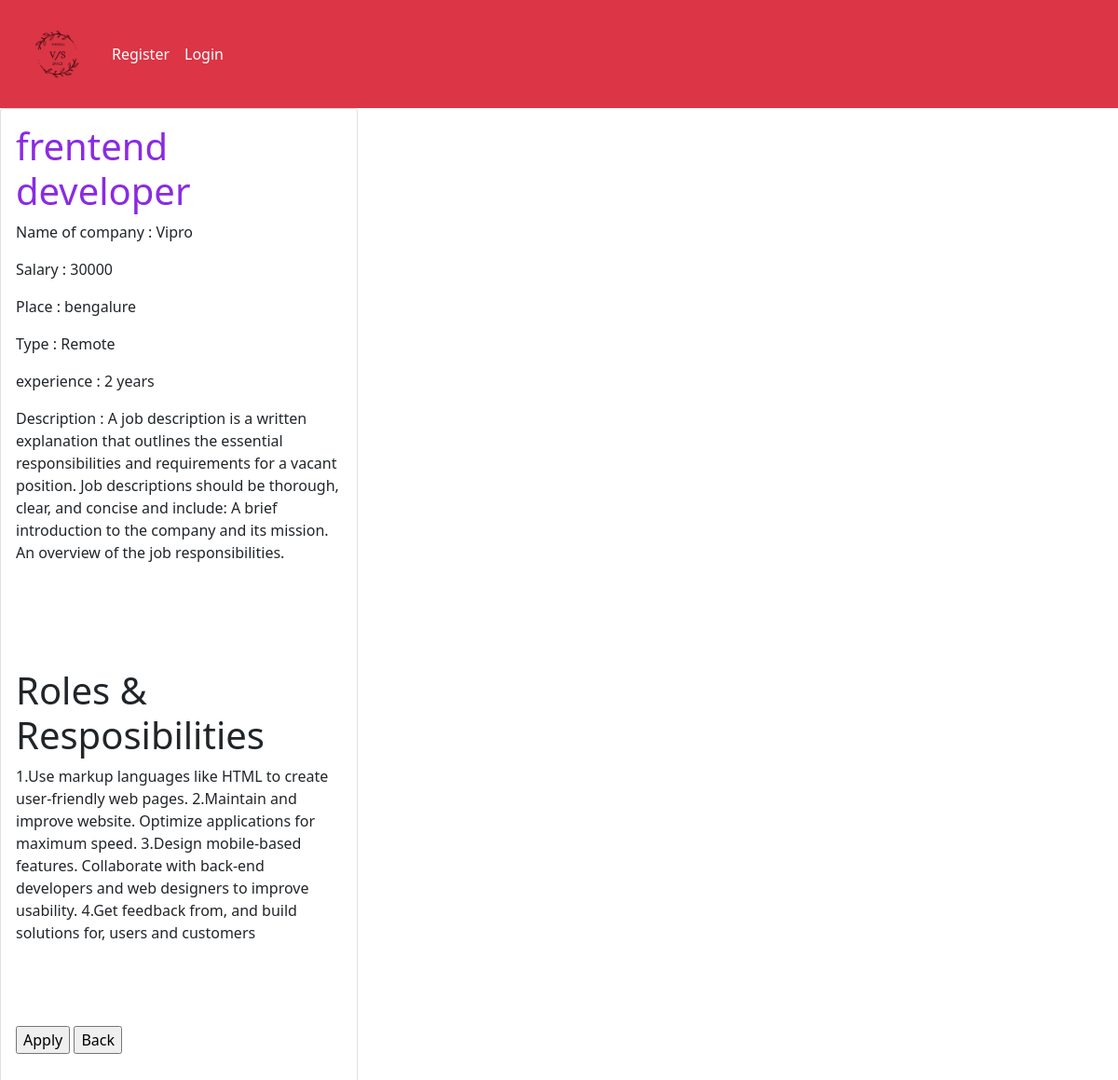
Screenshot of /second/4/ with the database file from the repository.
### jobpostapp/models.py (models this page shows, shortened)
class jobpost(models.Model):
    Titel = models. CharField(max_length=100)
    Description = models.CharField(max_length=400)
    company = models.CharField(max_length=100)
    postes_on = models.DateTimeField(auto_now_add=True)
    location = models.CharField(max_length=100)
    salary = models.IntegerField()
    type = models.CharField(max_length=100)
    experience = models.CharField(max_length=100)
    Roles = models.TextField(max_length=1000)

### jobpostapp/views.py (the view)
# urls.py: path("<int:pk>/",views.detail_view.as_view(),name='details'),
class detail_view(DetailView):
    context_object_name = 'details'
    model = jobpost

### jobpostapp/templates/jobpostapp/jobpost_detail.html
{% extends 'base.html' %}
{% block content %}
    <div class="content">
        <div class="jumbotron">
            <div class="row">
                <div class="col-md-4">
                    <div class="card card-body">
                        <h1 style="color: blueviolet;">{{ details.Titel }}</h1>
                        <p>Name of company : {{ details.company }}</p>
                        <p> Salary  :        {{ details.salary }}</p>
                        <p> Place   :        {{ details.location }}</p>
                        <p>Type   :          {{ details.type }}</p>
                        <p> experience  :    {{ details.experience }}</p>
                        <p> Description :    {{ details.Description }}</p><br><br><br><br>
                        <h1>Roles & Resposibilities</h1>
                        <p>{{ details.Roles }}</p><br><br><br>
                        <p><a href="{% url 'pavan' %}"><input type="submit" value="Apply"></a>
                        <a href="{% url 'job' %}"><input type="submit" value="Back"></a></p>
                    </div>
                </div>
            </div>
        </div>
    </div>
{% endblock %}

### rows the page displays
jobpost: Titel "frentend developer", company "Vipro", salary "30000", location "bengalure", type "Remote", experience "2 years", Description "A job description is a written explanation that outlines the essential responsibilities and requirements for a vacant position. Job descriptions should be thorough, clear, and concise and include: A brief introduction to the company and its mission. An overview of the job responsibilities.", Roles "1.Use markup languages like HTML to create user-friendly web pages. 2.Maintain and improve website. Optimize applications for maximum speed. 3.Design mobile-based features. Collaborate with back-end developers and web designers to improve usability. 4.Get feedback from, and build solutions for, users and customers"
